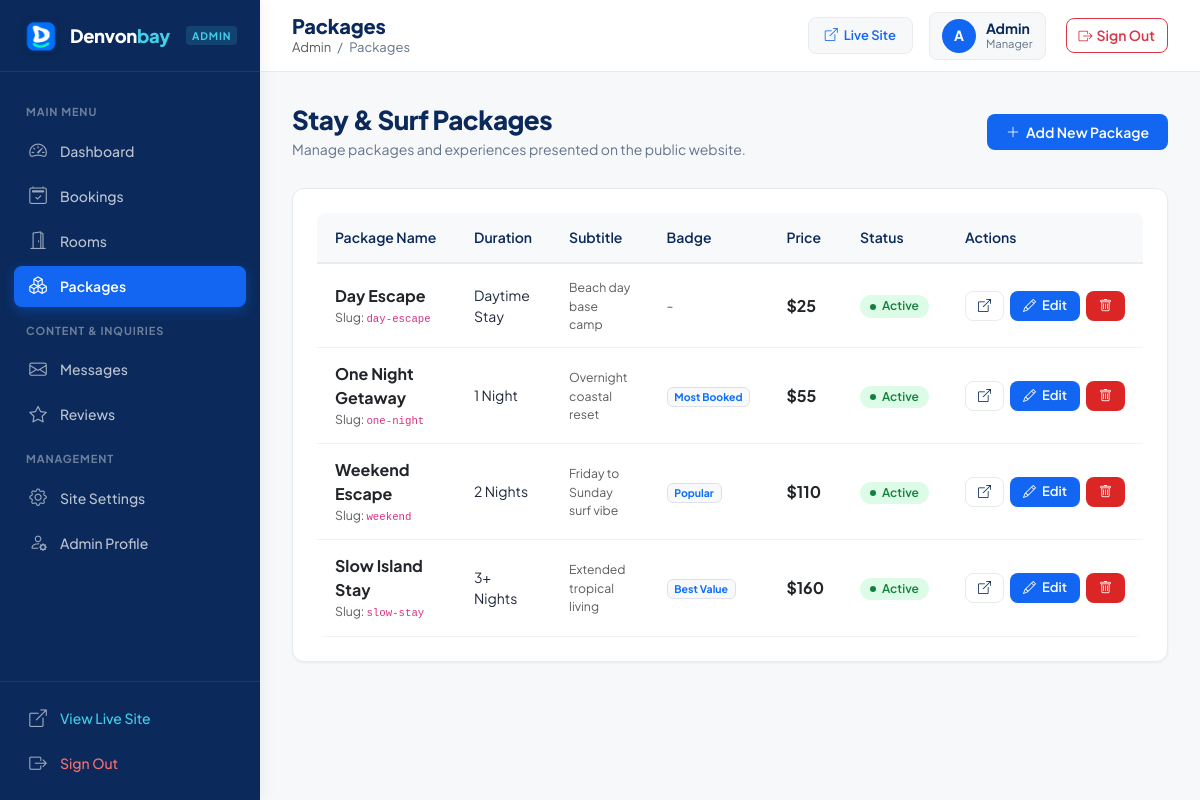
Screenshot of /admin/packages.php (signed in) with the database file from the repository.
### tables this page shows
CREATE TABLE IF NOT EXISTS `packages` (
  `id` INT AUTO_INCREMENT PRIMARY KEY,
  `title` VARCHAR(100) NOT NULL,
  `slug` VARCHAR(100) NOT NULL UNIQUE,
  `subtitle` VARCHAR(150) DEFAULT NULL,
  `duration` VARCHAR(50) NOT NULL,
  `price` DECIMAL(10,2) NOT NULL,
  `badge` VARCHAR(50) DEFAULT NULL,
  `icon` VARCHAR(50) DEFAULT 'bi-sun',
  `features` TEXT DEFAULT NULL,
  `is_active` TINYINT(1) NOT NULL DEFAULT 1,
  `created_at` DATETIME DEFAULT CURRENT_TIMESTAMP
);

### includes/functions.php (called while the page is built, shortened)
<?php
function e($string) {
    return htmlspecialchars((string)$string, ENT_QUOTES, 'UTF-8');
}
function format_price($amount) {
    return '$' . number_format((float)$amount, 0);
}

### admin/packages.php (the view, shortened to what this page needs)
<?php
require_once __DIR__ . '/../config/database.php';
require_once __DIR__ . '/../includes/functions.php';
$packages = $pdo->query("SELECT * FROM packages ORDER BY id ASC")->fetchAll();
require_once __DIR__ . '/admin-header.php';
?>
<div class="admin-page-header">
    <div>
        <h2 class="admin-page-title">Stay & Surf Packages</h2>
        <p class="admin-page-desc">Manage packages and experiences presented on the public website.</p>
    </div>
    <div class="d-flex gap-2">
        <a href="package-add.php" class="admin-btn admin-btn-primary">
            <i class="bi bi-plus-lg"></i>
            <span>Add New Package</span>
        </a>
    </div>
</div>
<div class="admin-card">
    <div class="admin-table-wrap">
        <table class="admin-table">
            <thead>
                <tr>
                    <th>Package Name</th>
                    <th>Duration</th>
                    <th>Subtitle</th>
                    <th>Badge</th>
                    <th>Price</th>
                    <th>Status</th>
                    <th>Actions</th>
                </tr>
            </thead>
            <tbody>
                <?php if (empty($packages)): ?>
                    <tr>
                        <td colspan="7">
                            <div class="admin-empty-state">
                                <div class="admin-empty-icon"><i class="bi bi-boxes"></i></div>
                                <div class="admin-empty-title">No packages created yet</div>
                                <div class="admin-empty-desc">Create vacation, getaway, or surf packages for visitors.</div>
                                <a href="package-add.php" class="admin-btn admin-btn-primary">Add Package</a>
                            </div>
                        </td>
                    </tr>
                <?php else: ?>
                    <?php foreach ($packages as $p): ?>
                        <tr>
                            <td>
                                <div>
                                    <div class="fw-bold text-dark fs-6"><?= e($p['title']) ?></div>
                                    <div class="text-muted small">Slug: <code><?= e($p['slug']) ?></code></div>
                                </div>
                            </td>
                            <td><?= e($p['duration']) ?></td>
                            <td class="text-muted small"><?= e($p['subtitle'] ?: '-') ?></td>
                            <td>
                                <?php if (!empty($p['badge'])): ?>
                                    <span class="badge bg-light text-primary border"><?= e($p['badge']) ?></span>
                                <?php else: ?>
                                    <span class="text-muted">-</span>
                                <?php endif; ?>
                            </td>
                            <td class="fw-bold text-dark fs-6"><?= format_price($p['price']) ?></td>
                            <td>
                                <form method="POST" action="packages.php" class="d-inline">
                                    <button type="submit" class="badge-status border-0 <?= $p['is_active'] ? 'badge-confirmed' : 'badge-inactive' ?>" style="cursor: pointer;" title="Click to toggle status">
                                        <?= $p['is_active'] ? 'Active' : 'Hidden' ?>
                                    </button>
                                </form>
                            </td>
                            <td>
                                <div class="admin-actions-cell">
                                    <a href="../packages.php#<?= e($p['slug']) ?>" target="_blank" rel="noopener" class="admin-btn admin-btn-secondary admin-btn-sm" title="View on customer site">
                                        <i class="bi bi-box-arrow-up-right"></i>
                                    </a>
                                    <a href="package-edit.php?id=<?= (int)$p['id'] ?>" class="admin-btn admin-btn-primary admin-btn-sm" title="Edit package">
                                        <i class="bi bi-pencil"></i> Edit
                                    </a>
                                    <form method="POST" action="packages.php" class="d-inline form-confirm-delete" data-confirm-msg="Are you sure you want to delete '<?= e(addslashes($p['title'])) ?>'?">
                                        <button type="submit" class="admin-btn admin-btn-danger admin-btn-sm" title="Delete package">
                                            <i class="bi bi-trash"></i>
                                        </button>
                                    </form>
                                </div>
                            </td>
                        </tr>
                    <?php endforeach; ?>
                <?php endif; ?>
            </tbody>
        </table>
    </div>
</div>
<?php require_once __DIR__ . '/admin-footer.php'; ?>

### assets/css/admin.css (style rules this page uses)
:root { --admin-primary: #1266F1; --admin-primary-hover: #0758D9; --admin-dark: #0B2A5B; --admin-aqua: #42CFE8; --admin-sidebar-bg: #0B2A5B; --admin-sidebar-hover: rgba(255, 255, 255, 0.08); --admin-sidebar-active: #1266F1; --admin-sidebar-text: rgba(255, 255, 255, 0.72); --admin-bg: #F7F8FA; --admin-card: #FFFFFF; --admin-border: #E8ECEF; --admin-border-light: #F1F3F5; --admin-text: #1E293B; --admin-muted: #64748B; --admin-success: #16A34A; --admin-success-bg: #DCFCE7; --admin-warning: #D97706; --admin-warning-bg: #FEF3C7; --admin-danger: #DC2626; --admin-danger-bg: #FEE2E2; --admin-info: #0284C7; --admin-info-bg: #E0F2FE; --admin-radius: 12px; --admin-radius-sm: 8px; --admin-shadow-sm: 0 1px 3px rgba(0, 0, 0, 0.04), 0 1px 2px rgba(0, 0, 0, 0.02); --admin-shadow: 0 4px 16px rgba(11, 42, 91, 0.05); --admin-shadow-lg: 0 10px 30px rgba(11, 42, 91, 0.08); }
*, *::before, *::after { box-sizing: border-box; }
body.admin-body { background-color: var(--admin-bg); font-family: 'Plus Jakarta Sans', -apple-system, BlinkMacSystemFont, sans-serif; color: var(--admin-text); margin: 0; padding: 0; min-height: 100vh; -webkit-font-smoothing: antialiased; }
.admin-page-header { margin-bottom: 28px; display: flex; align-items: center; justify-content: space-between; flex-wrap: wrap; gap: 16px; }
.admin-page-title { font-size: 1.625rem; font-weight: 800; color: var(--admin-dark); margin: 0 0 4px; letter-spacing: -0.02em; }
.admin-page-desc { font-size: 0.875rem; color: var(--admin-muted); margin: 0; }
.admin-card { background: var(--admin-card); border-radius: var(--admin-radius); border: 1px solid var(--admin-border); box-shadow: var(--admin-shadow-sm); padding: 24px; margin-bottom: 24px; }
.admin-table-wrap { overflow-x: auto; border-radius: var(--admin-radius-sm); }
.admin-table { width: 100%; border-collapse: collapse; font-size: 0.875rem; }
.admin-table th { background: #F8F9FB; padding: 14px 18px; font-weight: 600; color: var(--admin-dark); text-align: left; border-bottom: 2px solid var(--admin-border); white-space: nowrap; }
.admin-table td { padding: 14px 18px; border-bottom: 1px solid var(--admin-border-light); vertical-align: middle; color: var(--admin-text); }
.badge-status { display: inline-flex; align-items: center; gap: 6px; padding: 4px 10px; border-radius: 999px; font-size: 0.75rem; font-weight: 600; text-transform: capitalize; line-height: 1.2; }
.badge-status::before { content: ''; width: 6px; height: 6px; border-radius: 50%; background: currentColor; }
.badge-confirmed { background: var(--admin-success-bg); color: #15803D; }
.admin-btn { display: inline-flex; align-items: center; justify-content: center; gap: 6px; padding: 9px 18px; border-radius: var(--admin-radius-sm); font-size: 0.875rem; font-weight: 600; text-decoration: none; cursor: pointer; border: 1px solid transparent; transition: all 0.2s ease; line-height: 1.2; }
.admin-btn-primary { background: var(--admin-primary); color: #FFFFFF; }
.admin-btn-secondary { background: #FFFFFF; color: var(--admin-dark); border-color: var(--admin-border); }
.admin-btn-danger { background: var(--admin-danger); color: #FFFFFF; }
.admin-btn-sm { padding: 6px 12px; font-size: 0.8125rem; }
.admin-actions-cell { display: flex; align-items: center; gap: 6px; white-space: nowrap; }

### rows the page displays
packages: title "Day Escape", slug "day-escape", duration "Daytime Stay", subtitle "Beach day base camp", price "$25", is_active "Active"
packages: title "One Night Getaway", slug "one-night", duration "1 Night", subtitle "Overnight coastal reset", badge "Most Booked", price "$55", is_active "Active"
packages: title "Weekend Escape", slug "weekend", duration "2 Nights", subtitle "Friday to Sunday surf vibe", badge "Popular", price "$110", is_active "Active"
packages: title "Slow Island Stay", slug "slow-stay", duration "3+ Nights", subtitle "Extended tropical living", badge "Best Value", price "$160", is_active "Active"

### other values shown
$adminTitle "Packages"
substr($adminUsername, 0, 1) "A"
$adminUsername "Admin"
